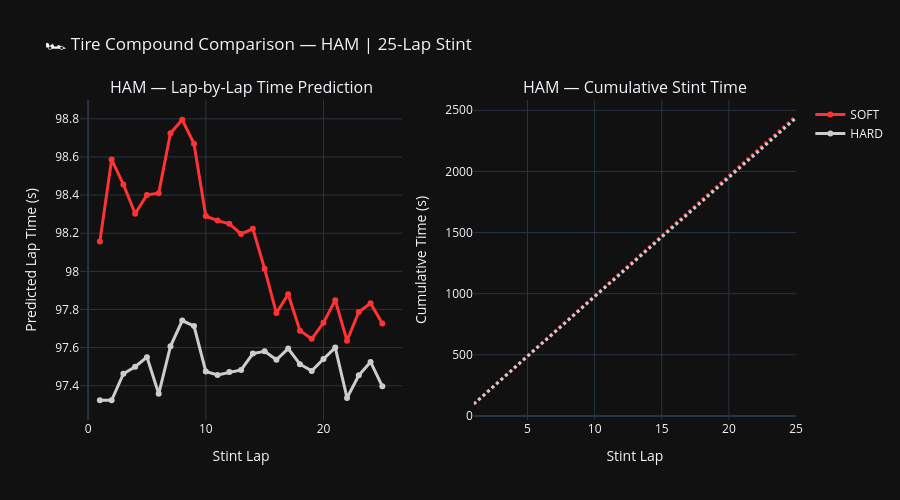

Source (notebook cell):
### Code cell
# ── Compare SOFT vs HARD for a single driver ──────────────
driver = 'HAM'
stint_length = 25

soft_stint = predict_stint(driver, 'SOFT', stint_length=stint_length, start_lap=1)
hard_stint = predict_stint(driver, 'HARD', stint_length=stint_length, start_lap=1)

# Plot comparison
fig = make_subplots(
    rows=1, cols=2,
    subplot_titles=(
        f'{driver} — Lap-by-Lap Time Prediction',
        f'{driver} — Cumulative Stint Time'
    )
)

# Lap-by-lap
fig.add_trace(go.Scatter(
    x=soft_stint['StintLap'],
    y=soft_stint['PredictedLapTime'],
    name='SOFT',
    line=dict(color='#FF3333', width=3),
    mode='lines+markers'
), row=1, col=1)

fig.add_trace(go.Scatter(
    x=hard_stint['StintLap'],
    y=hard_stint['PredictedLapTime'],
    name='HARD',
    line=dict(color='#CCCCCC', width=3),
    mode='lines+markers'
), row=1, col=1)

# Cumulative time
fig.add_trace(go.Scatter(
    x=soft_stint['StintLap'],
    y=soft_stint['CumulativeTime'],
    name='SOFT (cumulative)',
    line=dict(color='#FF3333', width=3, dash='dot'),
    showlegend=False
), row=1, col=2)

fig.add_trace(go.Scatter(
    x=hard_stint['StintLap'],
    y=hard_stint['CumulativeTime'],
    name='HARD (cumulative)',
    line=dict(color='#CCCCCC', width=3, dash='dot'),
    showlegend=False
), row=1, col=2)

fig.update_layout(
    template='plotly_dark',
    height=500,
    title_text=f'🏎️ Tire Compound Comparison — {driver} | {stint_length}-Lap Stint',
)

fig.update_xaxes(title_text='Stint Lap', row=1, col=1)
fig.update_xaxes(title_text='Stint Lap', row=1, col=2)
fig.update_yaxes(title_text='Predicted Lap Time (s)', row=1, col=1)
fig.update_yaxes(title_text='Cumulative Time (s)', row=1, col=2)

fig.show()

# ── Summary stats ─────────────────────────────────────────
print(f"\n📊 STINT COMPARISON ({stint_length} laps)")
print("=" * 60)
print(f"SOFT total: {soft_stint['CumulativeTime'].iloc[-1]:.3f}s | avg: {soft_stint['PredictedLapTime'].mean():.3f}s")
print(f"HARD total: {hard_stint['CumulativeTime'].iloc[-1]:.3f}s | avg: {hard_stint['PredictedLapTime'].mean():.3f}s")

delta = soft_stint['CumulativeTime'].iloc[-1] - hard_stint['CumulativeTime'].iloc[-1]
faster = "SOFT" if delta < 0 else "HARD"
print(f"\n🏆 Faster compound: {faster} by {abs(delta):.3f}s over {stint_length} laps")

### Figure 1 — Plotly figure (JSON) as saved in the notebook; plotly's stock layout.template omitted (floating-point values rounded to 4 significant figures)
{"data": [{"line": {"color": "#FF3333", "width": 3}, "mode": "lines+markers", "name": "SOFT", "type": "scatter", "x": [1, 2, 3, 4, 5, 6, 7, 8, 9, 10, 11, 12, 13, 14, 15, 16, 17, 18, 19, 20, 21, 22, 23, 24, 25], "xaxis": "x", "y": [98.16, 98.59, 98.46, 98.3, 98.4, 98.41, 98.72, 98.79, 98.67, 98.29, 98.27, 98.25, 98.2, 98.22, 98.01, 97.78, 97.88, 97.69, 97.65, 97.73, 97.85, 97.64, 97.79, 97.83, 97.73], "yaxis": "y"}, {"line": {"color": "#CCCCCC", "width": 3}, "mode": "lines+markers", "name": "HARD", "type": "scatter", "x": [1, 2, 3, 4, 5, 6, 7, 8, 9, 10, 11, 12, 13, 14, 15, 16, 17, 18, 19, 20, 21, 22, 23, 24, 25], "xaxis": "x", "y": [97.32, 97.32, 97.46, 97.5, 97.55, 97.36, 97.61, 97.74, 97.71, 97.47, 97.46, 97.47, 97.48, 97.57, 97.58, 97.54, 97.6, 97.51, 97.48, 97.54, 97.6, 97.34, 97.46, 97.53, 97.4], "yaxis": "y"}, {"line": {"color": "#FF3333", "dash": "dot", "width": 3}, "name": "SOFT (cumulative)", "showlegend": false, "type": "scatter", "x": [1, 2, 3, 4, 5, 6, 7, 8, 9, 10, 11, 12, 13, 14, 15, 16, 17, 18, 19, 20, 21, 22, 23, 24, 25], "xaxis": "x2", "y": [98.16, 196.7, 295.2, 393.5, 491.9, 590.3, 689.0, 787.8, 886.5, 984.8, 1083.0, 1181.0, 1280.0, 1378.0, 1476.0, 1574.0, 1671.0, 1769.0, 1867.0, 1964.0, 2062.0, 2160.0, 2258.0, 2356.0, 2453.0], "yaxis": "y2"}, {"line": {"color": "#CCCCCC", "dash": "dot", "width": 3}, "name": "HARD (cumulative)", "showlegend": false, "type": "scatter", "x": [1, 2, 3, 4, 5, 6, 7, 8, 9, 10, 11, 12, 13, 14, 15, 16, 17, 18, 19, 20, 21, 22, 23, 24, 25], "xaxis": "x2", "y": [97.32, 194.6, 292.1, 389.6, 487.2, 584.5, 682.1, 779.9, 877.6, 975.1, 1073.0, 1170.0, 1267.0, 1365.0, 1463.0, 1560.0, 1658.0, 1755.0, 1853.0, 1950.0, 2048.0, 2145.0, 2243.0, 2340.0, 2438.0], "yaxis": "y2"}], "layout": {"annotations": [{"font": {"size": 16}, "showarrow": false, "text": "HAM — Lap-by-Lap Time Prediction", "x": 0.225, "xanchor": "center", "xref": "paper", "y": 1, "yanchor": "bottom", "yref": "paper"}, {"font": {"size": 16}, "showarrow": false, "text": "HAM — Cumulative Stint Time", "x": 0.775, "xanchor": "center", "xref": "paper", "y": 1, "yanchor": "bottom", "yref": "paper"}], "height": 500, "title": {"text": "🏎️ Tire Compound Comparison — HAM | 25-Lap Stint"}, "xaxis": {"anchor": "y", "domain": [0, 0.45], "title": {"text": "Stint Lap"}}, "xaxis2": {"anchor": "y2", "domain": [0.55, 1], "title": {"text": "Stint Lap"}}, "yaxis": {"anchor": "x", "domain": [0, 1], "title": {"text": "Predicted Lap Time (s)"}}, "yaxis2": {"anchor": "x2", "domain": [0, 1], "title": {"text": "Cumulative Time (s)"}}}}
